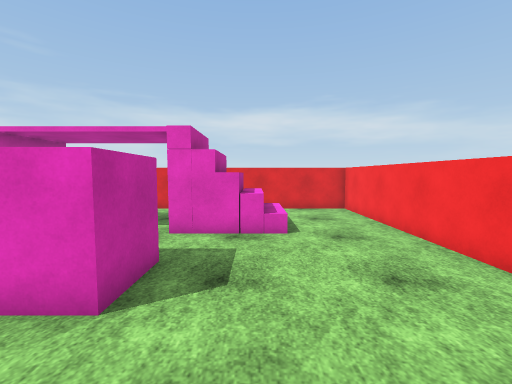
[1] (above)

15 first-person views from a walk through a 3-D level made in the Unity game engine. The camera is 1.5 m above the floor, tilts 4° down and sees 90° across. The floor is counted in squares, 0.9 m on a side. Each view is taken from the middle of a square. On the plan, view 1 faces up. The plan holds only what a view shows up to about 14 squares ahead; the rest is blank. The place goes on beyond the plan. The player is left out. Surface patterns are stand-ins for the level's own textures.

[2]
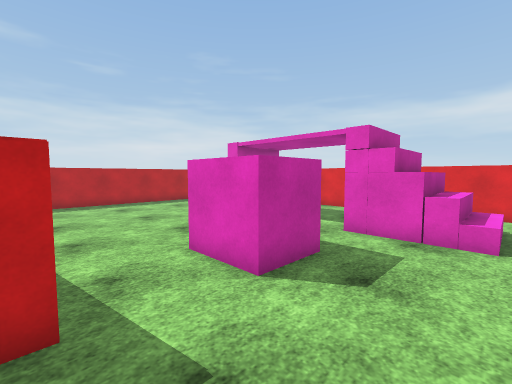

[3]
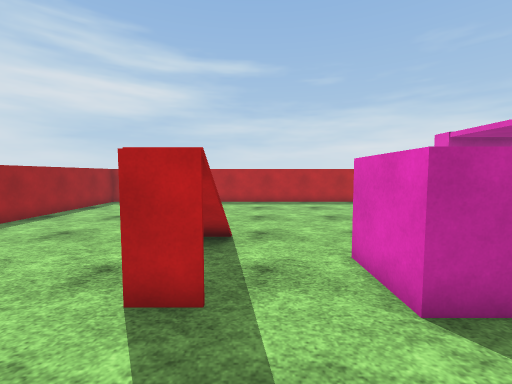

[4]
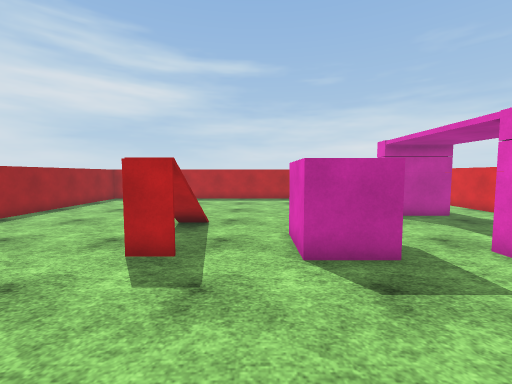

[5]
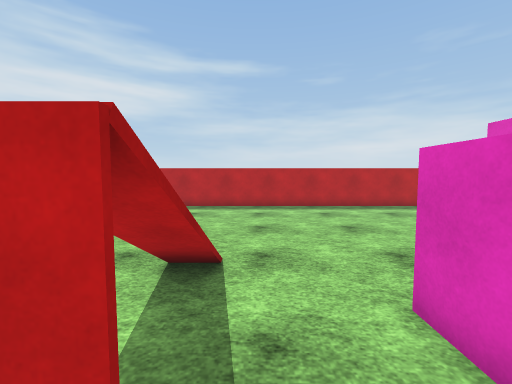

[6]
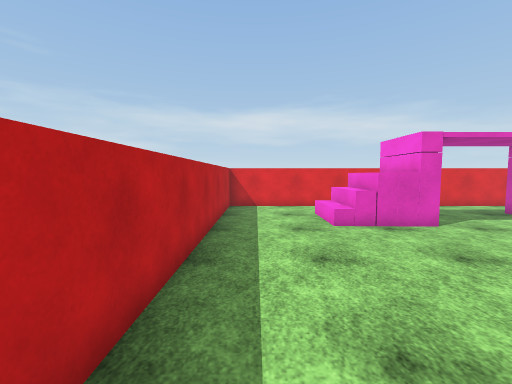

[7]
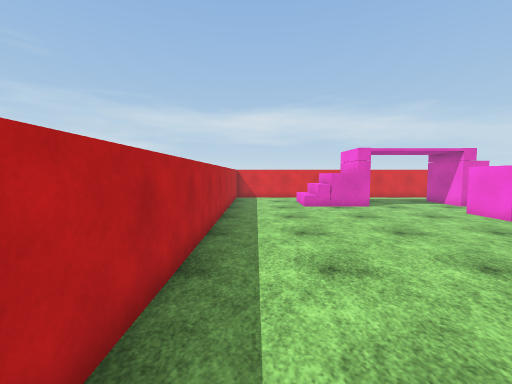

[8]
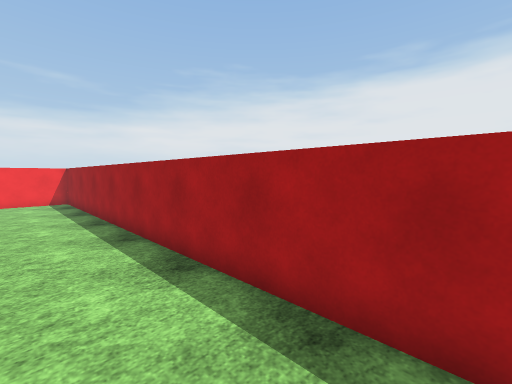

[9]
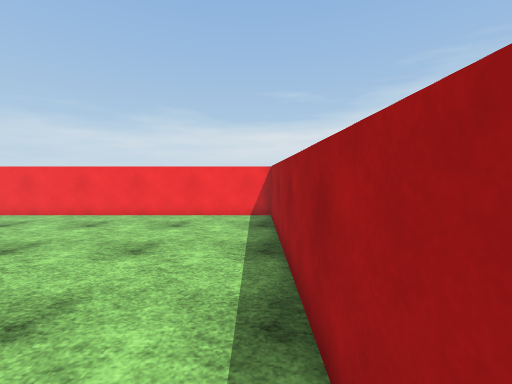

[10]
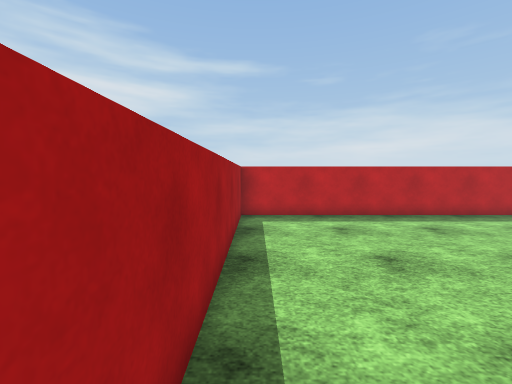

[11]
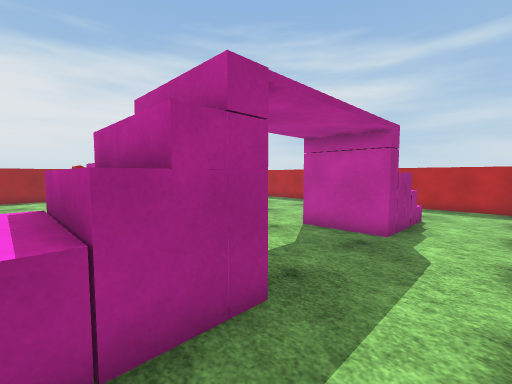

[12]
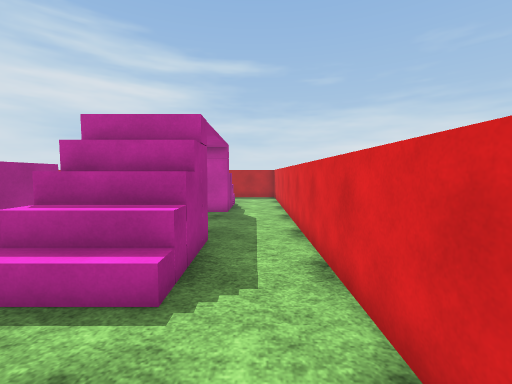

[13]
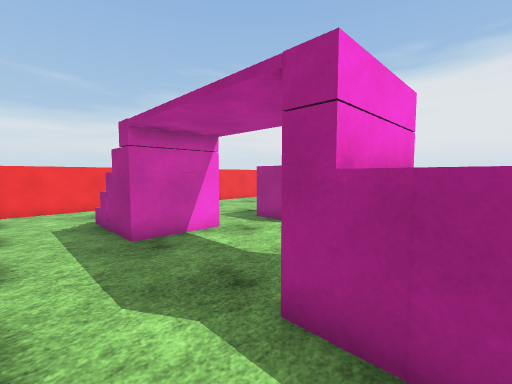

[14]
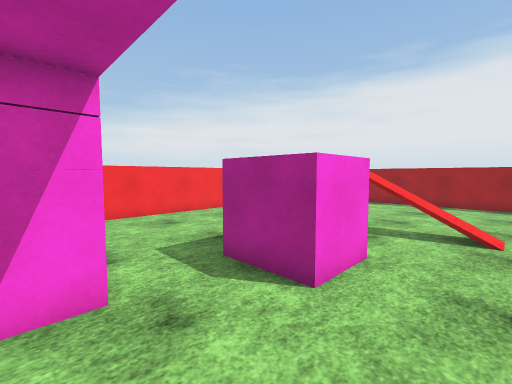

[15]
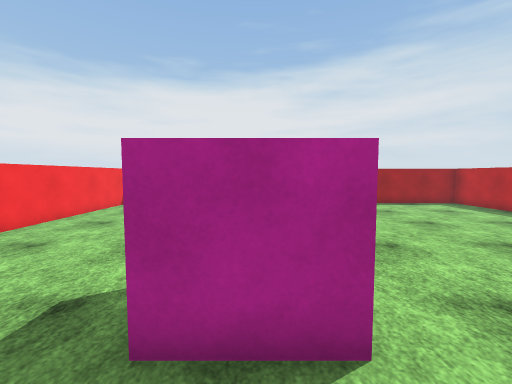

### Floor plan
Points are (right, up) in squares from view 1. A wall is a line through its corners. A room is listed if a view was taken in it or the views show most of it. See-through windows are left out.
Room 1 (views 1, 2, 3, 4, 5, 6, 7, 8, 9, 10, 11, 12, 13, 14, 15)
walls: (-9.1, 7) (-9.1, 9.9); (-1.1, 9.9) (-1.1, 7.1) (-2.4, 7.1) (-2.4, 9.8) (0.5, 9.8); (-9.5, 9.8) (-7.2, 9.8) (-7.2, 7.1) (-9.5, 7.1); (4.3, -7.6) (4.3, 12.3) (-14.4, 12.3) (-14.4, -7.6) (4.3, -7.6)
low walls: (-9.8, 7.5) (-9.8, 8.4); (-10.5, 7.5) (-10.5, 8.4); (-9.8, 8.5) (-9.8, 9.5); (-10.5, 8.5) (-10.5, 9.5)
objects: pink cube (-4, 3) to (-2, 5)

Where each view was taken, in squares from view 1:
view 1: 0 up, 0 right, facing up
view 2: 0 up, 1 right, facing up-left
view 3: 1 up, 1 right, facing left
view 4: 2 up, 3 right, facing left
view 5: 1 up, 1 left, facing left
view 6: 1 down, 13 left, facing up
view 7: 6 down, 13 left, facing up
view 8: 5 down, 13 left, facing down-right
view 9: 7 down, 6 left, facing right
view 10: 7 down, 4 left, facing left
view 11: 12 up, 0 right, facing down-left
view 12: 11 up, 4 right, facing left
view 13: 12 up, 9 left, facing down-right
view 14: 8 up, 6 left, facing down-right
view 15: 7 up, 3 left, facing down
